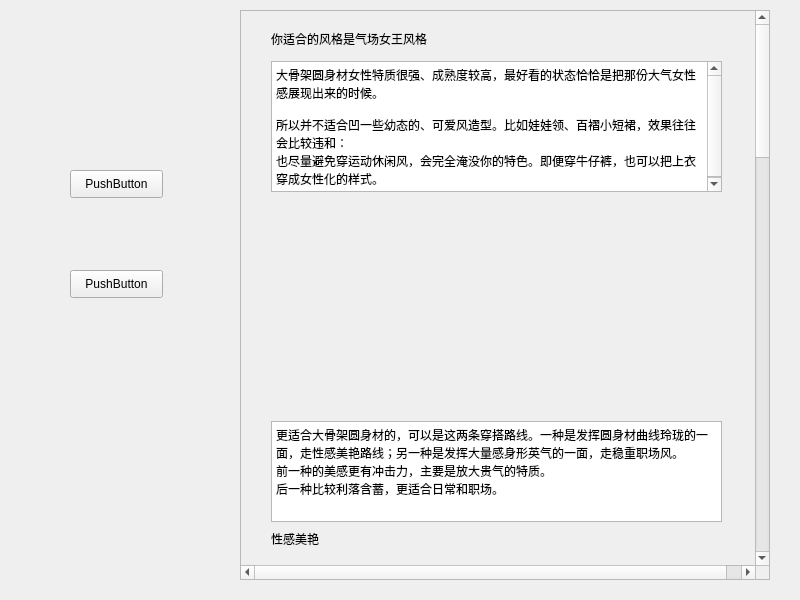
<?xml version="1.0" encoding="UTF-8"?>
<ui version="4.0">
 <class>coldbiground</class>
 <widget class="QWidget" name="coldbiground">
  <property name="geometry">
   <rect>
    <x>0</x>
    <y>0</y>
    <width>800</width>
    <height>600</height>
   </rect>
  </property>
  <property name="windowTitle">
   <string>Form</string>
  </property>
  <widget class="QScrollArea" name="scrollArea">
   <property name="geometry">
    <rect>
     <x>240</x>
     <y>10</y>
     <width>530</width>
     <height>570</height>
    </rect>
   </property>
   <property name="verticalScrollBarPolicy">
    <enum>Qt::ScrollBarAlwaysOn</enum>
   </property>
   <property name="horizontalScrollBarPolicy">
    <enum>Qt::ScrollBarAlwaysOn</enum>
   </property>
   <property name="widgetResizable">
    <bool>false</bool>
   </property>
   <widget class="QWidget" name="scrollAreaWidgetContents">
    <property name="geometry">
     <rect>
      <x>0</x>
      <y>0</y>
      <width>530</width>
      <height>2200</height>
     </rect>
    </property>
    <property name="minimumSize">
     <size>
      <width>500</width>
      <height>500</height>
     </size>
    </property>
    <widget class="QLabel" name="label">
     <property name="geometry">
      <rect>
       <x>30</x>
       <y>20</y>
       <width>211</width>
       <height>16</height>
      </rect>
     </property>
     <property name="text">
      <string>你适合的风格是气场女王风格</string>
     </property>
    </widget>
    <widget class="QTextBrowser" name="textBrowser">
     <property name="geometry">
      <rect>
       <x>30</x>
       <y>50</y>
       <width>451</width>
       <height>131</height>
      </rect>
     </property>
     <property name="html">
      <string>&lt;!DOCTYPE HTML PUBLIC &quot;-//W3C//DTD HTML 4.0//EN&quot; &quot;http://www.w3.org/TR/REC-html40/strict.dtd&quot;&gt;
&lt;html&gt;&lt;head&gt;&lt;meta name=&quot;qrichtext&quot; content=&quot;1&quot; /&gt;&lt;style type=&quot;text/css&quot;&gt;
p, li { white-space: pre-wrap; }
&lt;/style&gt;&lt;/head&gt;&lt;body style=&quot; font-family:'SimSun'; font-size:9pt; font-weight:400; font-style:normal;&quot;&gt;
&lt;p style=&quot; margin-top:0px; margin-bottom:0px; margin-left:0px; margin-right:0px; -qt-block-indent:0; text-indent:0px;&quot;&gt;大骨架圆身材女性特质很强、成熟度较高，最好看的状态恰恰是把那份大气女性感展现出来的时候。&lt;/p&gt;
&lt;p style=&quot;-qt-paragraph-type:empty; margin-top:0px; margin-bottom:0px; margin-left:0px; margin-right:0px; -qt-block-indent:0; text-indent:0px;&quot;&gt;&lt;br /&gt;&lt;/p&gt;
&lt;p style=&quot; margin-top:0px; margin-bottom:0px; margin-left:0px; margin-right:0px; -qt-block-indent:0; text-indent:0px;&quot;&gt;所以并不适合凹一些幼态的、可爱风造型。比如娃娃领、百褶小短裙，效果往往会比较违和：&lt;/p&gt;
&lt;p style=&quot; margin-top:0px; margin-bottom:0px; margin-left:0px; margin-right:0px; -qt-block-indent:0; text-indent:0px;&quot;&gt;也尽量避免穿运动休闲风，会完全淹没你的特色。即便穿牛仔裤，也可以把上衣穿成女性化的样式。&lt;/p&gt;&lt;/body&gt;&lt;/html&gt;</string>
     </property>
    </widget>
    <widget class="QLabel" name="label_2">
     <property name="geometry">
      <rect>
       <x>30</x>
       <y>190</y>
       <width>451</width>
       <height>211</height>
      </rect>
     </property>
     <property name="text">
      <string/>
     </property>
    </widget>
    <widget class="QTextBrowser" name="textBrowser_2">
     <property name="geometry">
      <rect>
       <x>30</x>
       <y>410</y>
       <width>451</width>
       <height>101</height>
      </rect>
     </property>
     <property name="html">
      <string>&lt;!DOCTYPE HTML PUBLIC &quot;-//W3C//DTD HTML 4.0//EN&quot; &quot;http://www.w3.org/TR/REC-html40/strict.dtd&quot;&gt;
&lt;html&gt;&lt;head&gt;&lt;meta name=&quot;qrichtext&quot; content=&quot;1&quot; /&gt;&lt;style type=&quot;text/css&quot;&gt;
p, li { white-space: pre-wrap; }
&lt;/style&gt;&lt;/head&gt;&lt;body style=&quot; font-family:'SimSun'; font-size:9pt; font-weight:400; font-style:normal;&quot;&gt;
&lt;p style=&quot; margin-top:0px; margin-bottom:0px; margin-left:0px; margin-right:0px; -qt-block-indent:0; text-indent:0px;&quot;&gt;更适合大骨架圆身材的，可以是这两条穿搭路线。一种是发挥圆身材曲线玲珑的一面，走性感美艳路线；另一种是发挥大量感身形英气的一面，走稳重职场风。&lt;/p&gt;
&lt;p style=&quot; margin-top:0px; margin-bottom:0px; margin-left:0px; margin-right:0px; -qt-block-indent:0; text-indent:0px;&quot;&gt;前一种的美感更有冲击力，主要是放大贵气的特质。&lt;/p&gt;
&lt;p style=&quot; margin-top:0px; margin-bottom:0px; margin-left:0px; margin-right:0px; -qt-block-indent:0; text-indent:0px;&quot;&gt;后一种比较利落含蓄，更适合日常和职场。&lt;/p&gt;&lt;/body&gt;&lt;/html&gt;</string>
     </property>
    </widget>
    <widget class="QLabel" name="label_3">
     <property name="geometry">
      <rect>
       <x>30</x>
       <y>520</y>
       <width>171</width>
       <height>16</height>
      </rect>
     </property>
     <property name="text">
      <string>性感美艳</string>
     </property>
    </widget>
    <widget class="QLabel" name="label_4">
     <property name="geometry">
      <rect>
       <x>30</x>
       <y>550</y>
       <width>451</width>
       <height>251</height>
      </rect>
     </property>
     <property name="text">
      <string/>
     </property>
    </widget>
    <widget class="QLabel" name="label_5">
     <property name="geometry">
      <rect>
       <x>30</x>
       <y>810</y>
       <width>151</width>
       <height>16</height>
      </rect>
     </property>
     <property name="text">
      <string>长线条增加高贵感</string>
     </property>
    </widget>
    <widget class="QLabel" name="label_6">
     <property name="geometry">
      <rect>
       <x>30</x>
       <y>830</y>
       <width>441</width>
       <height>281</height>
      </rect>
     </property>
     <property name="text">
      <string/>
     </property>
    </widget>
    <widget class="QLabel" name="label_7">
     <property name="geometry">
      <rect>
       <x>30</x>
       <y>1120</y>
       <width>211</width>
       <height>16</height>
      </rect>
     </property>
     <property name="text">
      <string>选择色彩鲜亮的大量感颜色</string>
     </property>
    </widget>
    <widget class="QLabel" name="label_8">
     <property name="geometry">
      <rect>
       <x>30</x>
       <y>1140</y>
       <width>451</width>
       <height>251</height>
      </rect>
     </property>
     <property name="text">
      <string/>
     </property>
    </widget>
    <widget class="QLabel" name="label_9">
     <property name="geometry">
      <rect>
       <x>30</x>
       <y>1410</y>
       <width>271</width>
       <height>16</height>
      </rect>
     </property>
     <property name="text">
      <string>装饰物选择大块印花</string>
     </property>
    </widget>
    <widget class="QLabel" name="label_10">
     <property name="geometry">
      <rect>
       <x>30</x>
       <y>1430</y>
       <width>451</width>
       <height>231</height>
      </rect>
     </property>
     <property name="text">
      <string/>
     </property>
    </widget>
    <widget class="QLabel" name="label_11">
     <property name="geometry">
      <rect>
       <x>30</x>
       <y>1670</y>
       <width>72</width>
       <height>15</height>
      </rect>
     </property>
     <property name="text">
      <string>御姐路线</string>
     </property>
    </widget>
    <widget class="QLabel" name="label_12">
     <property name="geometry">
      <rect>
       <x>30</x>
       <y>1690</y>
       <width>451</width>
       <height>241</height>
      </rect>
     </property>
     <property name="text">
      <string/>
     </property>
    </widget>
    <widget class="QLabel" name="label_15">
     <property name="geometry">
      <rect>
       <x>30</x>
       <y>1940</y>
       <width>72</width>
       <height>15</height>
      </rect>
     </property>
     <property name="text">
      <string>配饰合适</string>
     </property>
    </widget>
    <widget class="QLabel" name="label_16">
     <property name="geometry">
      <rect>
       <x>30</x>
       <y>1970</y>
       <width>451</width>
       <height>231</height>
      </rect>
     </property>
     <property name="text">
      <string/>
     </property>
    </widget>
   </widget>
  </widget>
  <widget class="QPushButton" name="pushButton_2">
   <property name="geometry">
    <rect>
     <x>70</x>
     <y>170</y>
     <width>93</width>
     <height>28</height>
    </rect>
   </property>
   <property name="text">
    <string>PushButton</string>
   </property>
  </widget>
  <widget class="QPushButton" name="pushButton_3">
   <property name="geometry">
    <rect>
     <x>70</x>
     <y>270</y>
     <width>93</width>
     <height>28</height>
    </rect>
   </property>
   <property name="text">
    <string>PushButton</string>
   </property>
  </widget>
 </widget>
 <resources/>
 <connections/>
</ui>
